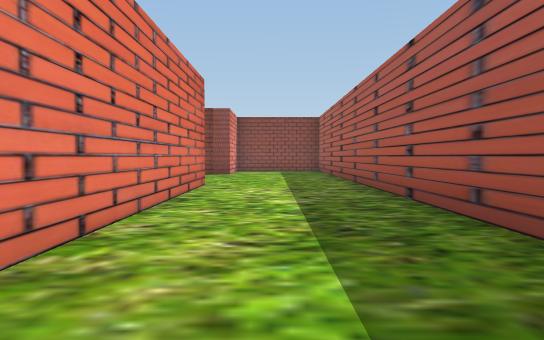
[1] (above)

16 first-person views from a walk through a Unity game level. The camera is 1.3 m above the floor, tilts 2° down and sees 70° across. The floor is counted in squares, 2 m on a side. Each view is taken from the middle of a square. On the plan, view 1 faces up. The plan holds only what a view shows up to about 11 squares ahead; the rest is blank. The place goes on beyond the plan.

[2]
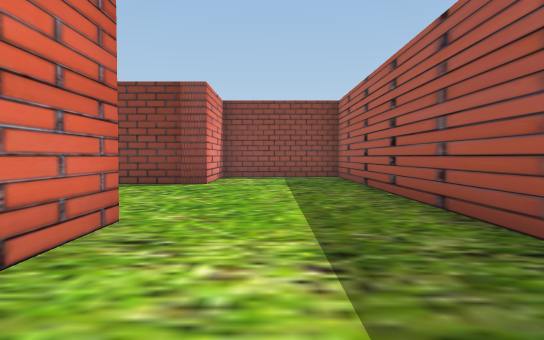

[3]
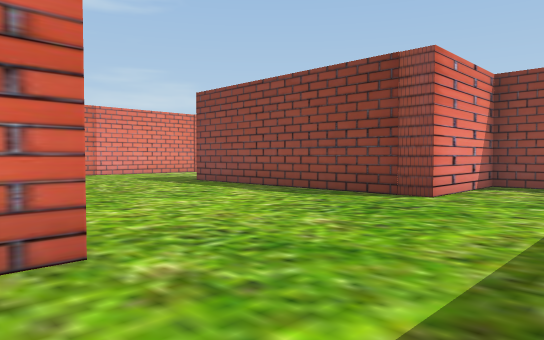

[4]
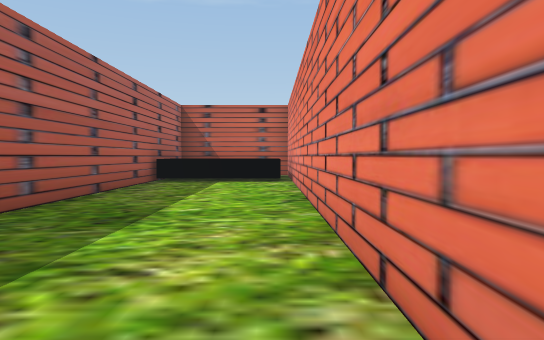

[5]
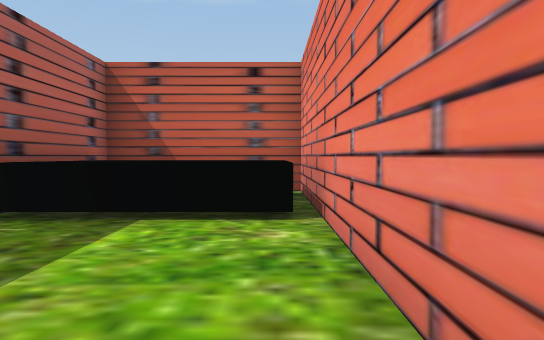

[6]
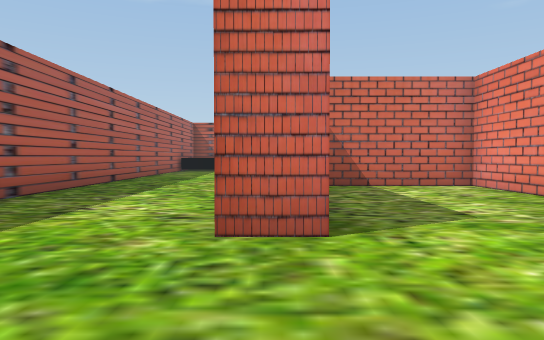

[7]
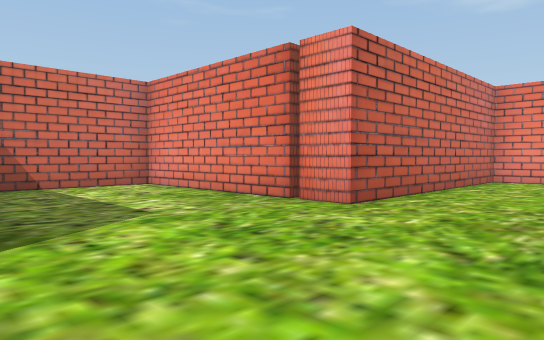

[8]
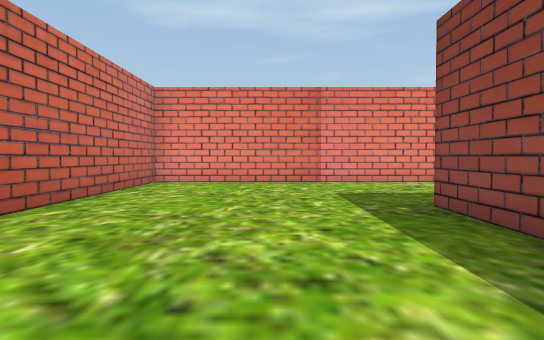

[9]
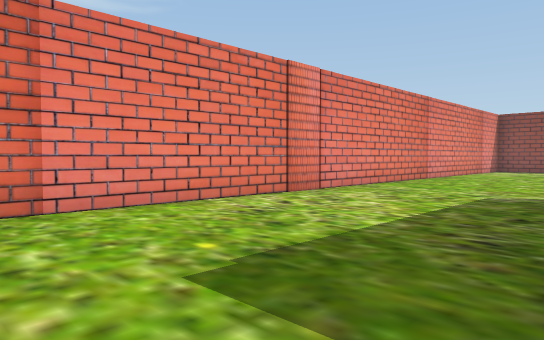

[10]
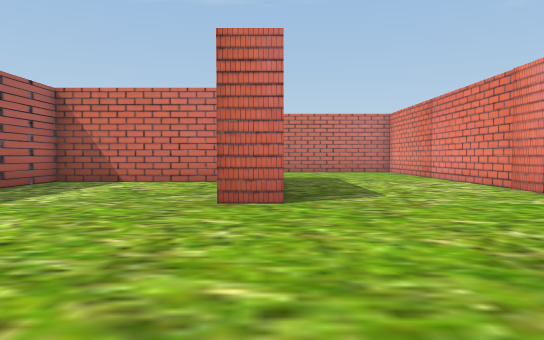

[11]
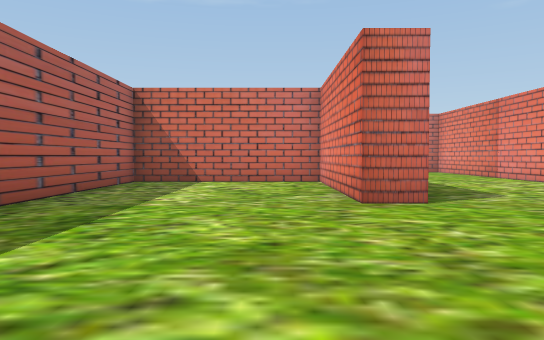

[12]
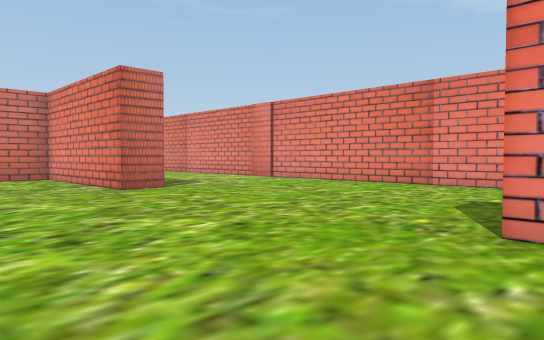

[13]
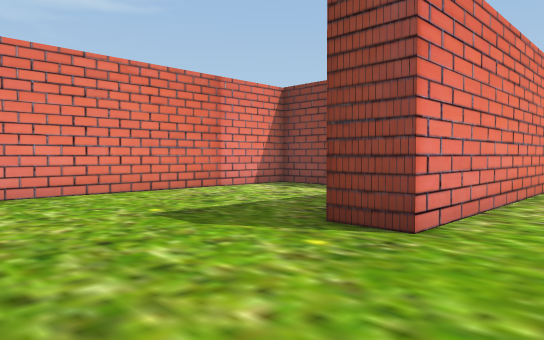

[14]
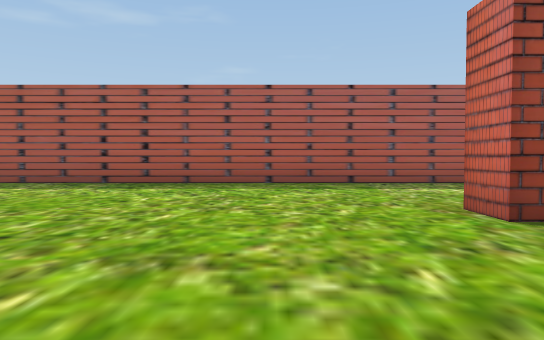

[15]
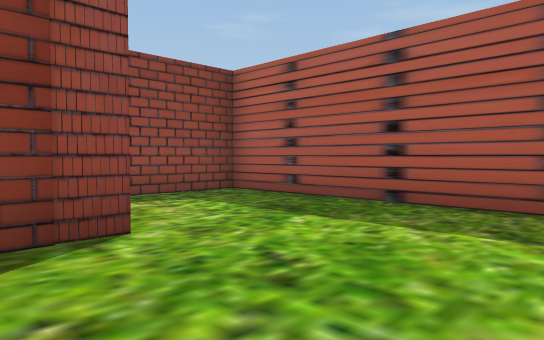

[16]
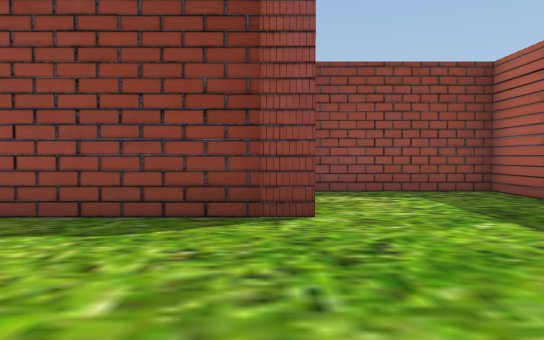

### Floor plan
Points are (right, up) in squares from view 1. A wall is a line through its corners. A room is listed if a view was taken in it or the views show most of it. See-through windows are left out.
Room 1 (views 1, 2, 3, 4, 5, 6, 7, 8, 9, 10, 11, 12, 13, 14, 15, 16)
walls: (-8.2, 19.2) (-8.2, 19.6) (-7.2, 19.6) (-7.2, 15) (-2.5, 15) (-2.5, 28.8); (-2.5, 9) (-1.5, 9) (-1.5, -8.3) (2.1, -8.3) (2.1, 17.2) (-1.5, 17.2) (-1.5, 14.1) (-8.1, 14.1); (-7.4, 29.5) (-7.4, 26.1) (-8.4, 26.1); (-12.8, 29.5) (-12.8, 9) (-6.4, 9) (-6.4, 3.4) (-3.2, 3.4); (-1.2, -4.9) (2, -4.9)

Where each view was taken, in squares from view 1:
view 1: 0 up, 0 right, facing up
view 2: 5 up, 0 right, facing up
view 3: 8 up, 1 right, facing up-left
view 4: 5 up, 1 left, facing down
view 5: 1 down, 1 left, facing down
view 6: 12 up, 2 left, facing down
view 7: 12 up, 2 left, facing down-left
view 8: 12 up, 3 left, facing left
view 9: 12 up, 8 left, facing up-left
view 10: 25 up, 8 left, facing down
view 11: 25 up, 6 left, facing down
view 12: 27 up, 4 left, facing down-left
view 13: 23 up, 6 left, facing up-left
view 14: 22 up, 12 left, facing right
view 15: 11 up, 3 left, facing up-right
view 16: 10 up, 2 left, facing up
